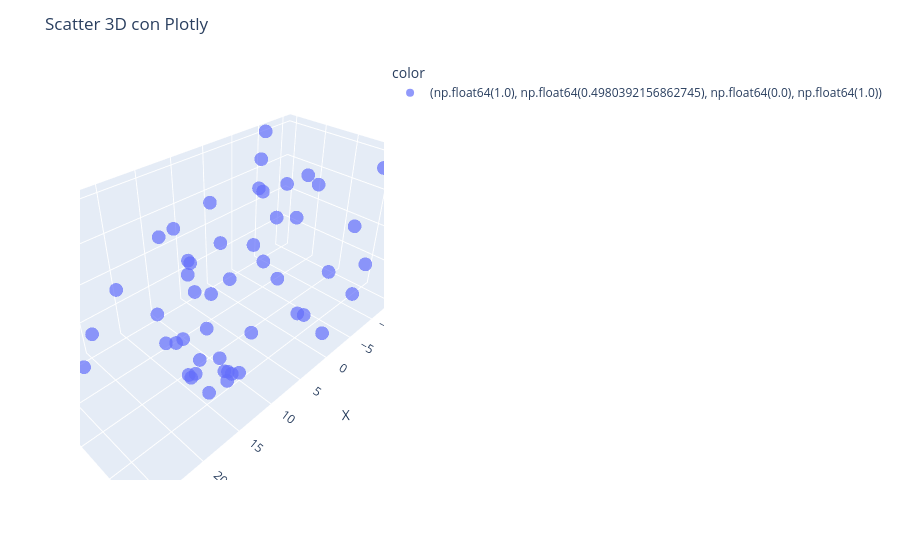

Source (notebook cell):
### Code cell
fig = px.scatter_3d(
    df_filter,
    x="x_pc",
    y="y_pc",
    z="z_pc",
    color="color",
    color_continuous_scale="Viridis",
    opacity=0.7
)

fig.update_layout(
    scene=dict(
        xaxis_title="X",
        yaxis_title="Y",
        zaxis_title="Z"
    ),
    title="Scatter 3D con Plotly"
)

fig.show()

### Figure 1 — Plotly figure (JSON) as saved in the notebook; plotly's stock layout.template omitted (floating-point values rounded to 4 significant figures)
{"data": [{"hovertemplate": "color=(np.float64(1.0), np.float64(0.4980392156862745), np.float64(0.0), np.float64(1.0))<br>x_pc=%{x}<br>y_pc=%{y}<br>z_pc=%{z}<extra></extra>", "legendgroup": "(np.float64(1.0), np.float64(0.4980392156862745), np.float64(0.0), np.float64(1.0))", "marker": {"color": "#636efa", "opacity": 0.7, "symbol": "circle"}, "mode": "markers", "name": "(np.float64(1.0), np.float64(0.4980392156862745), np.float64(0.0), np.float64(1.0))", "scene": "scene", "showlegend": true, "type": "scatter3d", "x": [14.39, -5.236, 16.46, 14.84, 16.99, 0.6612, 19.98, -9.465, -1.346, -15.08, 13.88, 14.1, 12.24, 26.21, 13.91, 9.356, 1.029, 11.0, 26.04, 16.69, 16.8, 16.66, 10.26, 15.04, 15.49, -12.94, 16.72, 13.46, 10.75, 16.75, -3.363, 3.4, 19.71, 0.2837, 12.49, -1.285, -5.958, 10.23, 10.76, 13.18, -4.13, -12.62, -15.23, 9.617, -2.634, 20.81, 3.476, -10.38, -14.33, -9.979, -9.771], "y": [98.17, 99.01, 95.27, 97.98, 97.65, 99.23, 95.6, 97.8, 97.75, 95.01, 97.11, 96.82, 97.11, 91.57, 95.96, 96.06, 96.69, 93.27, 91.64, 94.65, 93.95, 94.24, 93.75, 94.18, 93.93, 93.52, 92.67, 92.04, 91.45, 89.99, 92.61, 90.61, 87.95, 88.99, 88.12, 90.57, 89.26, 89.96, 87.95, 86.47, 87.55, 85.62, 85.65, 86.36, 86.98, 83.16, 83.65, 79.72, 80.79, 79.49, 79.43], "z": [11.95, 11.54, 24.73, 11.16, 10.89, 9.155, 18.08, 13.22, 16.12, 23.44, 11.08, 11.1, 9.705, 23.01, 12.2, 12.78, 10.6, 23.43, 16.65, 10.47, 15.4, 10.55, 19.06, 11.48, 9.597, 15.48, 13.96, 18.25, 16.18, 16.1, 5.804, 18.61, 19.68, 23.53, 23.46, 11.49, 17.84, 10.05, 18.76, 22.08, 17.9, 20.22, 17.97, 15.51, 11.71, 11.63, 21.35, 25.32, 16.74, 21.46, 17.14]}], "layout": {"legend": {"title": {"text": "color"}, "tracegroupgap": 0}, "margin": {"t": 60}, "scene": {"domain": {"x": [0, 1], "y": [0, 1]}, "xaxis": {"title": {"text": "X"}}, "yaxis": {"title": {"text": "Y"}}, "zaxis": {"title": {"text": "Z"}}}, "title": {"text": "Scatter 3D con Plotly"}}}
